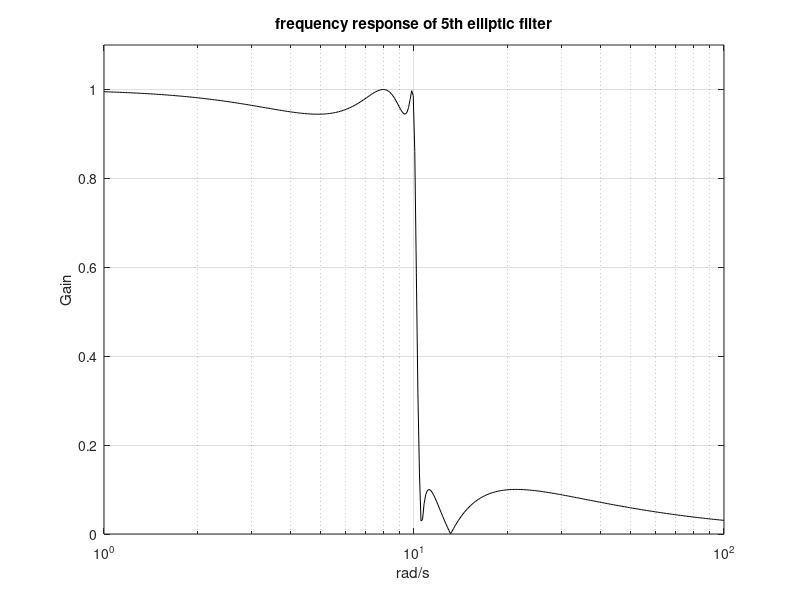

The MATLAB script that drew this image:
% Frequency response of elliptic filter
wc=10; %desired cut-off frequency
N=5; %order of the filter
Rp=0.5; %decibels of ripple in the pass band
Rs=20; %decibels of ripple in the stop band
[num,den]=ellip(N,Rp,Rs,wc,'s'); %analog elliptic filter
w=logspace(0,2,400); %logaritmic set of frequency values
G=freqs(num,den,w); %computes frequency response
semilogx(w,abs(G),'k'); %plots linear amplitude
axis([1 100 0 1.1]);
grid;
ylabel('Gain'); xlabel('rad/s'); title('frequency response of 5th elliptic filter');
